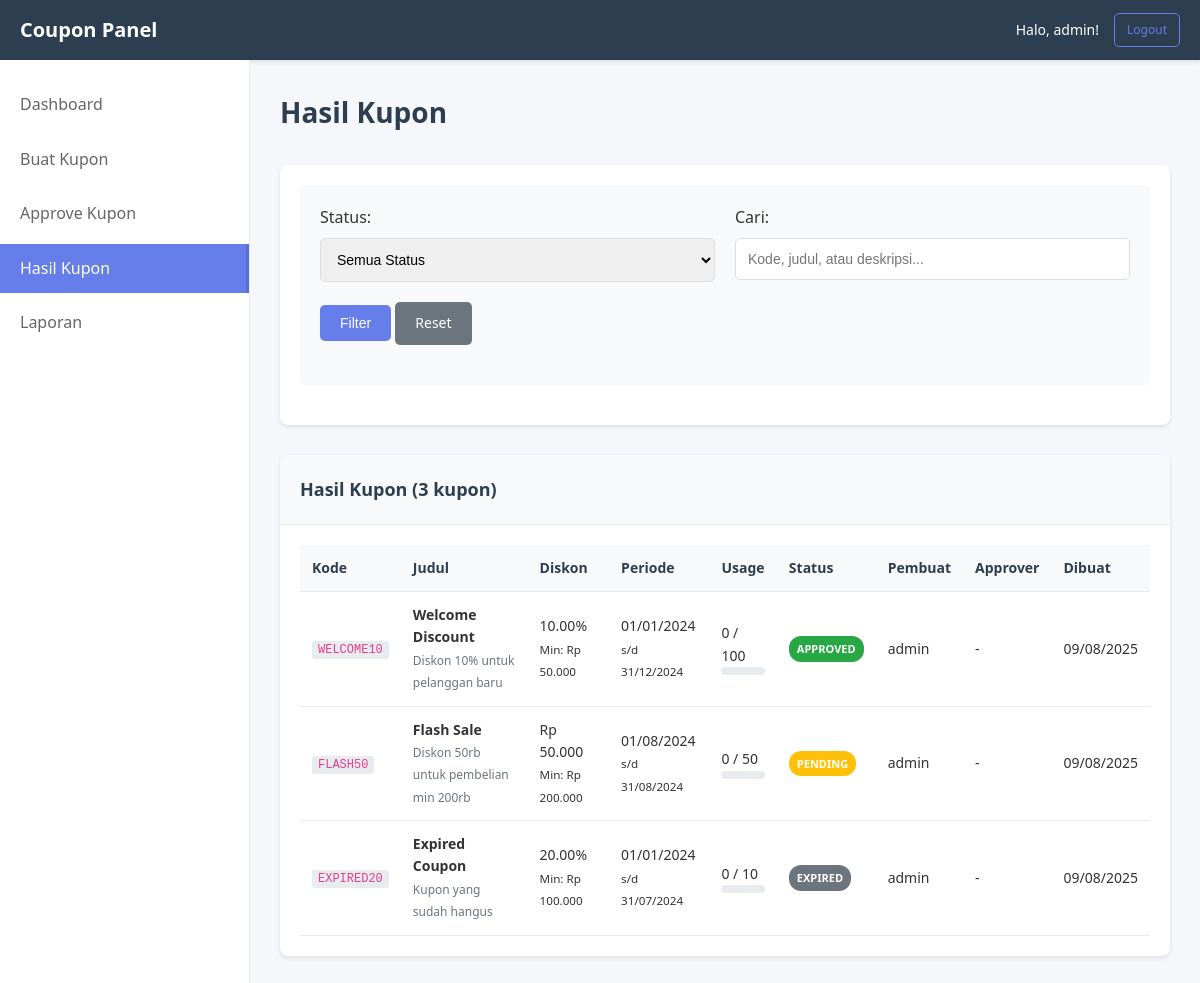
The page /result.php (signed in) on the database its author committed.
### tables this page shows
CREATE TABLE users (
    id INT AUTO_INCREMENT PRIMARY KEY,
    username VARCHAR(50) NOT NULL UNIQUE,
    password VARCHAR(255) NOT NULL,
    email VARCHAR(100),
    created_at TIMESTAMP DEFAULT CURRENT_TIMESTAMP
);

CREATE TABLE coupons (
    id INT AUTO_INCREMENT PRIMARY KEY,
    code VARCHAR(50) NOT NULL UNIQUE,
    title VARCHAR(100) NOT NULL,
    description TEXT,
    discount_type ENUM('percentage', 'fixed') NOT NULL,
    discount_value DECIMAL(10,2) NOT NULL,
    min_order DECIMAL(10,2) DEFAULT 0,
    max_usage INT DEFAULT 1,
    current_usage INT DEFAULT 0,
    status ENUM('pending', 'approved', 'rejected', 'expired') DEFAULT 'pending',
    start_date DATE NOT NULL,
    end_date DATE NOT NULL,
    created_by INT NOT NULL,
    created_at TIMESTAMP DEFAULT CURRENT_TIMESTAMP,
    updated_at TIMESTAMP DEFAULT CURRENT_TIMESTAMP ON UPDATE CURRENT_TIMESTAMP,
    approved_by INT NULL,
    approved_at TIMESTAMP NULL,
    FOREIGN KEY (created_by) REFERENCES users(id),
    FOREIGN KEY (approved_by) REFERENCES users(id)
);

### auth.php (called while the page is built, shortened)
<?php
require_once 'db.php';
function getCurrentUser() {
    global $pdo;
    try {
        $stmt = $pdo->prepare("SELECT * FROM users WHERE id = ?");
        $stmt->execute([$_SESSION['user_id']]);
        return $stmt->fetch(PDO::FETCH_ASSOC);
    } catch(PDOException $e) {
        return null;
    }
}
?>

### db.php (called while the page is built, shortened)
<?php
function formatCurrency($amount) {
    return 'Rp ' . number_format($amount, 0, ',', '.');
}
function formatDate($date) {
    return date('d/m/Y', strtotime($date));
}
?>

### result.php (the view, shortened to what this page needs)
<?php
require_once 'auth.php';
$filter = $_GET['filter'] ?? 'all';
$search = $_GET['search'] ?? '';
try {
    $sql = "
        SELECT c.*, u.username as creator, u2.username as approver
        FROM coupons c
        JOIN users u ON c.created_by = u.id
        LEFT JOIN users u2 ON c.approved_by = u2.id
        WHERE 1=1
    ";
    $params = [];
    $sql .= " ORDER BY c.created_at DESC";
    $stmt = $pdo->prepare($sql);
    $stmt->execute($params);
    $coupons = $stmt->fetchAll();
    $couponStats = [];
    foreach ($coupons as $coupon) {
        $stmt = $pdo->prepare("SELECT COUNT(*) as usage_count FROM coupon_usage WHERE coupon_id = ?");
        $stmt->execute([$coupon['id']]);
        $couponStats[$coupon['id']] = $stmt->fetch()['usage_count'];
    }
} catch(PDOException $e) {
    die("Error: " . $e->getMessage());
}
$user = getCurrentUser();
?>
<!DOCTYPE html>
<html lang="id">
<head>
    <link rel="stylesheet" href="style.css">
</head>
<body>
    <nav class="navbar">
        <div class="nav-brand">
            <h2>Coupon Panel</h2>
        </div>
        <div class="nav-user">
            <span>Halo, <?php echo htmlspecialchars($user['username']); ?>!</span>
            <a href="logout.php" class="btn btn-sm btn-outline">Logout</a>
        </div>
    </nav>
    <div class="container">
        <div class="sidebar">
            <ul class="nav-menu">
                <li><a href="dashboard.php">Dashboard</a></li>
                <li><a href="create_coupon.php">Buat Kupon</a></li>
                <li><a href="approve_coupon.php">Approve Kupon</a></li>
                <li><a href="result.php" class="active">Hasil Kupon</a></li>
                <li><a href="report.php">Laporan</a></li>
            </ul>
        </div>
        <div class="main-content">
            <h1>Hasil Kupon</h1>
            <div class="card">
                <div class="card-body">
                    <form method="GET" class="filter-form">
                        <div class="form-row">
                            <div class="form-group">
                                <label for="filter">Status:</label>
                                <select id="filter" name="filter">
                                    <option value="all" <?php echo $filter == 'all' ? 'selected' : ''; ?>>Semua Status</option>
                                </select>
                            </div>
                            <div class="form-group">
                                <label for="search">Cari:</label>
                                <input type="text" id="search" name="search" value="<?php echo htmlspecialchars($search); ?>" placeholder="Kode, judul, atau deskripsi...">
                            </div>
                            <div class="form-group">
                                <button type="submit" class="btn btn-primary">Filter</button>
                                <a href="result.php" class="btn btn-secondary">Reset</a>
                            </div>
                        </div>
                    </form>
                </div>
            </div>
            <div class="card">
                <div class="card-header">
                    <h3>Hasil Kupon (<?php echo count($coupons); ?> kupon)</h3>
                </div>
                <div class="card-body">
                    <?php if (empty($coupons)): ?>
                        <p>Tidak ada kupon yang ditemukan.</p>
                    <?php else: ?>
                        <div class="table-responsive">
                            <table class="table">
                                <thead>
                                    <tr>
                                        <th>Kode</th>
                                        <th>Judul</th>
                                        <th>Diskon</th>
                                        <th>Periode</th>
                                        <th>Usage</th>
                                        <th>Status</th>
                                        <th>Pembuat</th>
                                        <th>Approver</th>
                                        <th>Dibuat</th>
                                    </tr>
                                </thead>
                                <tbody>
                                    <?php foreach ($coupons as $coupon): ?>
                                        <tr>
                                            <td><code><?php echo htmlspecialchars($coupon['code']); ?></code></td>
                                            <td>
                                                <strong><?php echo htmlspecialchars($coupon['title']); ?></strong>
                                                <?php if ($coupon['description']): ?>
                                                    <br><small class="text-muted"><?php echo htmlspecialchars($coupon['description']); ?></small>
                                                <?php endif; ?>
                                            </td>
                                            <td>
                                                <?php if ($coupon['discount_type'] == 'percentage'): ?>
                                                    <?php echo $coupon['discount_value']; ?>%
                                                <?php else: ?>
                                                    <?php echo formatCurrency($coupon['discount_value']); ?>
                                                <?php endif; ?>
                                                <?php if ($coupon['min_order'] > 0): ?>
                                                    <br><small>Min: <?php echo formatCurrency($coupon['min_order']); ?></small>
                                                <?php endif; ?>
                                            </td>
                                            <td>
                                                <?php echo formatDate($coupon['start_date']); ?><br>
                                                <small>s/d <?php echo formatDate($coupon['end_date']); ?></small>
                                            </td>
                                            <td>
                                                <?php echo $couponStats[$coupon['id']]; ?> / <?php echo $coupon['max_usage']; ?>
                                                <br>
                                                <div class="progress-bar">
                                                </div>
                                            </td>
                                            <td>
                                                <span class="badge badge-<?php echo $coupon['status']; ?>">
                                                    <?php echo ucfirst($coupon['status']); ?>
                                                </span>
                                            </td>
                                            <td><?php echo htmlspecialchars($coupon['creator']); ?></td>
                                            <td>
                                                <?php if ($coupon['approver']): ?>
                                                    <?php echo htmlspecialchars($coupon['approver']); ?>
                                                    <br><small><?php echo date('d/m/Y', strtotime($coupon['approved_at'])); ?></small>
                                                <?php else: ?>
                                                    -
                                                <?php endif; ?>
                                            </td>
                                            <td><?php echo formatDate($coupon['created_at']); ?></td>
                                        </tr>
                                    <?php endforeach; ?>
                                </tbody>
                            </table>
                        </div>
                    <?php endif; ?>
                </div>
            </div>
        </div>
    </div>
</body>
</html>

### style.css (style rules this page uses)
* { margin: 0; padding: 0; box-sizing: border-box; }
body { font-family: 'Segoe UI', Tahoma, Geneva, Verdana, sans-serif; background-color: #f5f7fa; color: #333; line-height: 1.6; }
.navbar { background: #2c3e50; color: white; padding: 0 20px; display: flex; justify-content: space-between; align-items: center; height: 60px; box-shadow: 0 2px 4px rgba(0,0,0,0.1); }
.nav-brand h2 { font-size: 20px; font-weight: 600; }
.nav-user { display: flex; align-items: center; gap: 15px; }
.nav-user span { font-size: 14px; }
.container { display: flex; min-height: calc(100vh - 60px); }
.sidebar { width: 250px; background: white; border-right: 1px solid #e9ecef; padding: 20px 0; }
.nav-menu { list-style: none; }
.nav-menu li { margin-bottom: 5px; }
.nav-menu a { display: block; padding: 12px 20px; text-decoration: none; color: #666; font-weight: 500; transition: all 0.3s ease; }
.nav-menu a:hover, .nav-menu a.active { background: #667eea; color: white; border-right: 3px solid #5a6fd8; }
.main-content { flex: 1; padding: 30px; overflow-x: auto; }
.main-content h1 { font-size: 28px; margin-bottom: 30px; color: #2c3e50; }
.card { background: white; border-radius: 8px; box-shadow: 0 2px 4px rgba(0,0,0,0.1); margin-bottom: 30px; overflow: hidden; }
.card-header { background: #f8f9fa; padding: 20px; border-bottom: 1px solid #e9ecef; }
.card-header h3 { font-size: 18px; font-weight: 600; color: #2c3e50; }
.card-body { padding: 20px; }
.form-group { margin-bottom: 20px; }
.form-row { display: grid; grid-template-columns: 1fr 1fr; gap: 20px; margin-bottom: 20px; }
.form-row .form-group { margin-bottom: 0; }
label { display: block; margin-bottom: 8px; font-weight: 500; color: #333; }
input[type="text"], input[type="password"], input[type="email"], input[type="number"], input[type="date"], select, textarea { width: 100%; padding: 12px; border: 1px solid #ddd; border-radius: 5px; font-size: 14px; transition: border-color 0.3s ease; }
.filter-form { background: #f8f9fa; padding: 20px; border-radius: 5px; margin-bottom: 20px; }
.btn { display: inline-block; padding: 10px 20px; border: none; border-radius: 5px; font-size: 14px; font-weight: 500; text-decoration: none; cursor: pointer; transition: all 0.3s ease; text-align: center; }
.btn-primary { background: #667eea; color: white; }
.btn-secondary { background: #6c757d; color: white; }
.btn-outline { background: transparent; border: 1px solid #667eea; color: #667eea; }
.btn-sm { padding: 6px 12px; font-size: 12px; }
.table-responsive { overflow-x: auto; }
.table { width: 100%; border-collapse: collapse; font-size: 14px; }
.table th, .table td { padding: 12px; text-align: left; border-bottom: 1px solid #e9ecef; }
.table th { background: #f8f9fa; font-weight: 600; color: #2c3e50; }
.table code { background: #e9ecef; padding: 2px 6px; border-radius: 3px; font-size: 12px; color: #e83e8c; }
.badge { display: inline-block; padding: 4px 8px; font-size: 11px; font-weight: 600; color: white; border-radius: 12px; text-transform: uppercase; }
.badge-pending { background: #ffc107; }
.badge-approved { background: #28a745; }
.badge-expired { background: #6c757d; }
.progress-bar { width: 100%; height: 8px; background: #e9ecef; border-radius: 4px; overflow: hidden; }
.text-muted { color: #6c757d !important; font-size: 12px; }

### rows shown on the page
users: username "admin"
coupons: code "WELCOME10", title "Welcome Discount", description "Diskon 10% untuk pelanggan baru", discount_value "10.00", min_order "Rp 50.000", start_date "01/01/2024", end_date "31/12/2024", id "0", max_usage "100", status "APPROVED", created_by.username "admin", created_at "09/08/2025"
coupons: code "FLASH50", title "Flash Sale", description "Diskon 50rb untuk pembelian min 200rb", discount_value "Rp 50.000", min_order "Rp 200.000", start_date "01/08/2024", end_date "31/08/2024", id "0", max_usage "50", status "PENDING", created_by.username "admin", created_at "09/08/2025"
coupons: code "EXPIRED20", title "Expired Coupon", description "Kupon yang sudah hangus", discount_value "20.00", min_order "Rp 100.000", start_date "01/01/2024", end_date "31/07/2024", id "0", max_usage "10", status "EXPIRED", created_by.username "admin", created_at "09/08/2025"

### other values the page prints
count($coupons) "3"
